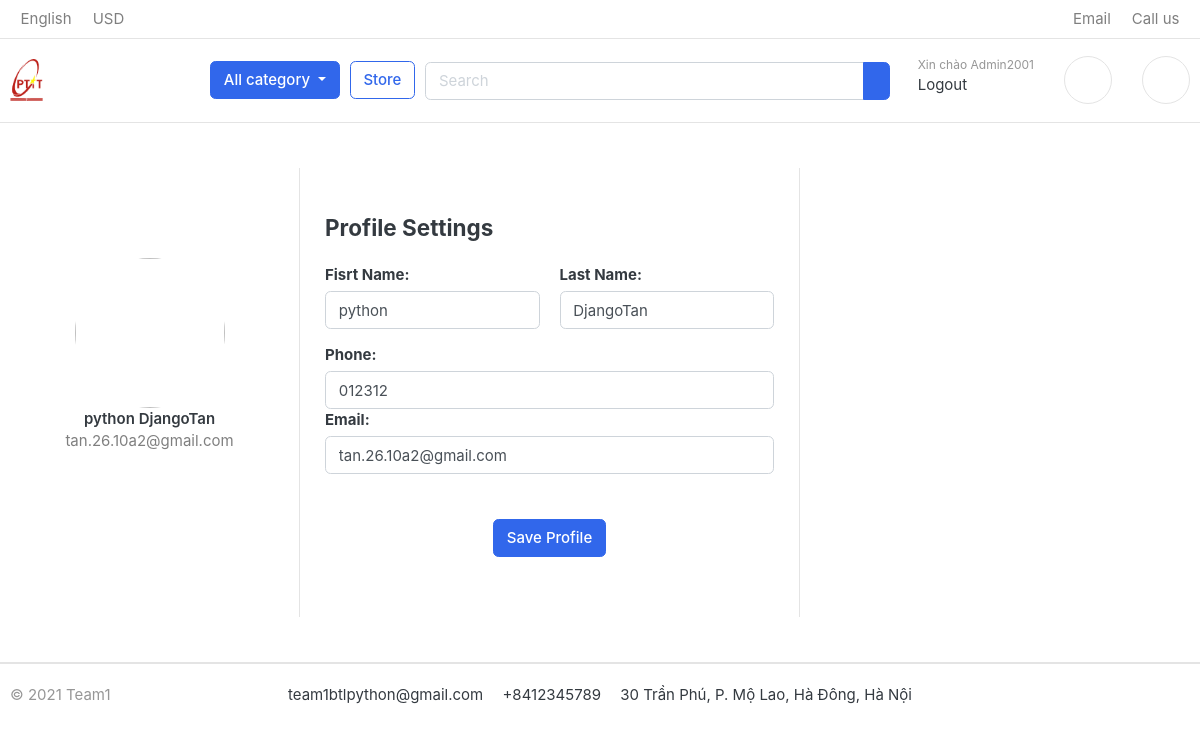
The app's page /account/profile-setting/ (signed in) with its own data.
### store/models.py (models this page shows, shortened)
class Customer(models.Model):
    user = models.OneToOneField(User, null=True, blank=True, on_delete=models.CASCADE)
    first_name = models.CharField(max_length=50)
    last_name = models.CharField(max_length=50)
    email = models.CharField(max_length=200)
    phone = models.CharField(max_length=15)
    auth_token = models.CharField(max_length=100)
    is_verified = models.BooleanField(default=False)
    def getFullName(self):
        return "{0} {1}".format(self.first_name, self.last_name)

### account/views.py (the view)
# urls.py: path('profile-setting/', profile_setting ,name='profile_setting'),
def profile_setting(request):
	pro_cus = Customer.objects.filter(user=request.user).first()
	data = {
		'profile': pro_cus,
	}
	return render(request, 'profile_setting.html',data)

### carts/context_processors.py (called while the page is built)
def counter(request):
    if 'admin' in request.path:
        return {}
    else:
        try:
            if request.user.is_authenticated:
                cart_items = CartItem.objects.filter(user=request.user)
            else:
                cart = Cart.objects.get(cart_id=_cart_id(request=request))
                cart_items = CartItem.objects.filter(cart=cart)
            cart_count = sum([cart_item.quantity for cart_item in cart_items])
        except Cart.DoesNotExist:
            cart_count = 0
    return dict(cart_count=cart_count)

### templates/profile_setting.html (shortened to what this page needs)
{% extends 'base.html' %}
{% load static %}
{% block content %}
<div class="container rounded bg-white mt-5 mb-5">
    <div class="row">
        <div class="col-md-3 border-right">
            <div class="d-flex flex-column align-items-center text-center p-3 py-5">
                <img class="rounded-circle mt-5" width="150px" src="https://cdn3.iconfinder.com/data/icons/gradient-circle/36/1014-512.png">
                <span class="font-weight-bold">{{profile.getFullName}}</span><span class="text-black-50">{{profile.email}}</span>
            </div>
        </div>
        <div class="col-md-5 border-right">
            <div class="p-3 py-5">
                <div class="d-flex justify-content-between align-items-center mb-3">
                    <h4 class="text-right">Profile Settings</h4>
                </div>
            <form action="{% url 'update' %}" method="POST">
                <div class="row mt-2">
                    <div class="col-md-6"><label class="labels"><strong>Fisrt Name:</strong></label><input type="text" class="form-control" placeholder="first name" value="{{profile.first_name}}" name="first_name"></div>
                    <div class="col-md-6"><label class="labels"><strong>Last Name:</strong></label><input type="text" class="form-control" value="{{profile.last_name}}" placeholder="last name" name="last_name"></div>
                </div>
                <div class="row mt-3">
                    <div class="col-md-12"><label class="labels"><strong>Phone:</strong></label><input type="text" class="form-control" placeholder="enter phone number" value="{{profile.phone}}" name="phone"></div>
                    <div class="col-md-12"><label class="labels"><strong>Email:</strong> </label><input type="text" class="form-control" placeholder="enter email " value="{{profile.email}}" name="email"></div>
                </div>
                <div class="mt-5 text-center"><button class="btn btn-primary profile-button"  type="submit" name="submit" >
                    Save Profile
                </button></div>
                </form>
            </div>
        </div>
    </div>
</div>
{% endblock content %}

### templates/Components/navbar.html (shortened to what this page needs)
{% load static %}
<header class="section-header">
<nav class="navbar p-md-0 navbar-expand-sm navbar-light border-bottom">
<div class="container">
  <div class="collapse navbar-collapse" id="navbarTop4">
    <ul class="navbar-nav mr-auto">
    	<li class="nav-item dropdown">
		 	<a href="#" class="nav-link">English </a>
		</li>
		<li class="nav-item dropdown">
			<a href="#" class="nav-link"> USD </a>
		</li>
    </ul>
    <ul class="navbar-nav">
		<li><a href="{% url 'contact' %}" class="nav-link">  Email </a></li>
		<li><a href="{% url 'contact' %}" class="nav-link">  Call us </a></li>
	</ul>
  </div>
</div>
</nav>
<section class="header-main border-bottom">
	<div class="container">
<div class="row align-items-center">
	<div class="col-lg-2 col-md-3 col-6">
		<a href="{% url 'home' %}" class="brand-wrap">
			<img class="logo" src="{% static './images/logo1.png' %}" alt="Logo">
		</a>
	</div>
	<div class="col-lg col-sm col-md col-6 flex-grow-0">
		<div class="category-wrap dropdown d-inline-block float-right">
			<button type="button" class="btn btn-primary dropdown-toggle" data-toggle="dropdown">
				 All category
			</button>
		</div>
	</div>
	<a href="{% url 'store_page' %}" class="btn btn-outline-primary">Store</a>
	<div class="col-lg  col-md-6 col-sm-12 col">
		<form method="GET" action="/search" class="search">
			<div class="input-group w-100">
			    <input type="text"  name="q" class="form-control searchNav" style="width:60%;" placeholder="Search">
			    <div class="input-group-append">
			      <button class="btn btn-primary icon" type="submit">
			      </button>
			    </div>
		    </div>
		</form>
	</div>
	<div class="col-lg-3 col-sm-6 col-8 order-2 order-lg-3">
				<div class="d-flex justify-content-end mb-3 mb-lg-0">
					<div class="widget-header">
						<div>
							{%if  request.user.is_authenticated %}
								<small class="title text-muted">Xin chào {{request.user|title}}</small>
								<a href="{%url 'logout' %}">Logout</a>
							{%else%}
								<a href="{%url 'signin' %}">Sign in</a> <span class="dark-transp"> | </span>
								<a href="{%url 'register' %}"> Register</a>
							{%endif%}
						</div>
					</div>
					{%if  request.user.is_authenticated %}
						<a href="{%url 'profile' %}" class="widget-header pl-3 ml-3">
							<div class="icon icon-sm rounded-circle border"></div>
						</a>
						<a href="{%url 'cart' %}" class="widget-header pl-3 ml-3">
							<div class="icon icon-sm rounded-circle border"></div>
						</a>
					{%endif%}
				</div>
			</div>
</div>
	</div>
</section>
</header>

### static/css/ui.css (style rules this page uses)
html { font-family: "Inter", sans-serif; font-size: 15px; }
.icon-xs, .icon-sm, .icon-md, .icon-lg { display: inline-block; text-align: center; flex-shrink: 0; flex-grow: 0; }
.icon-sm { width: 48px; height: 48px; line-height: 48px !important; font-size: 20px; }
.bg-white { background-color: #fff; }
.header-main { position: relative; padding-top: 1rem; padding-bottom: 1rem; }
.brand-wrap .logo, .navbar-brand .logo { margin-right: 7px; max-height: 42px; display: inline-block; }
.widget-header { display: inline-block; vertical-align: middle; position: relative; }
.widget-header a { color: #343a40; }
.widget-header .title { display: block; }

### static/css/cover.css (style rules this page uses)
.btn-primary.icon, .searchNav { position: relative; top: 8px; }

### records on screen
Customer: getFullName "python DjangoTan", email "tan.26.10a2@gmail.com", first_name "python", last_name "DjangoTan", phone "012312"

### other values on screen
{{ request.user|title }} "Admin2001"
